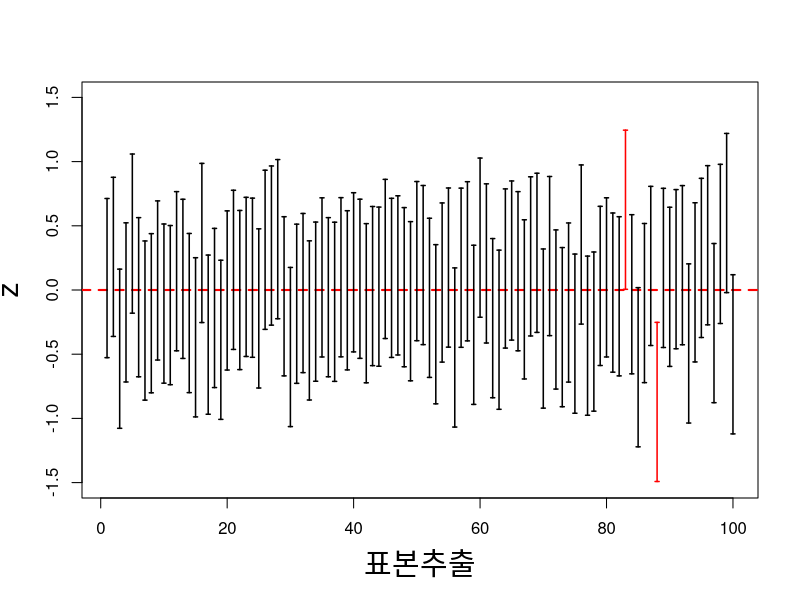
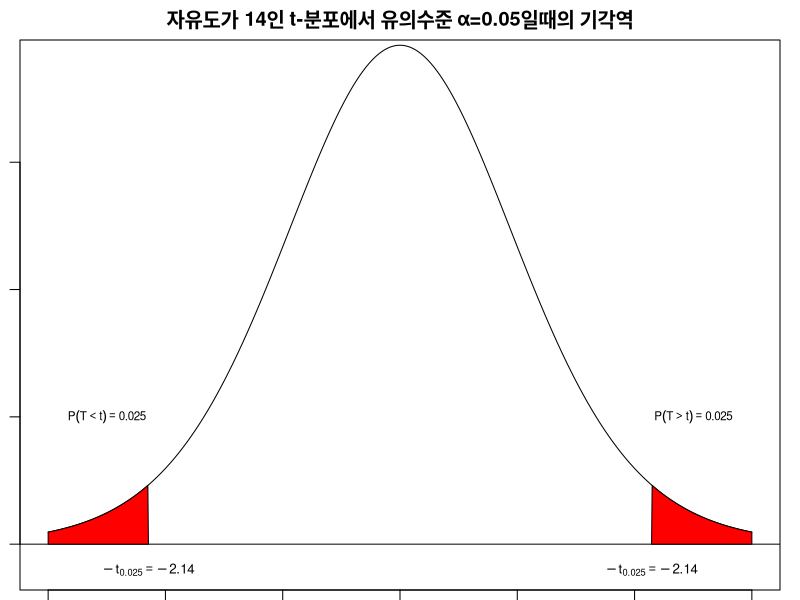
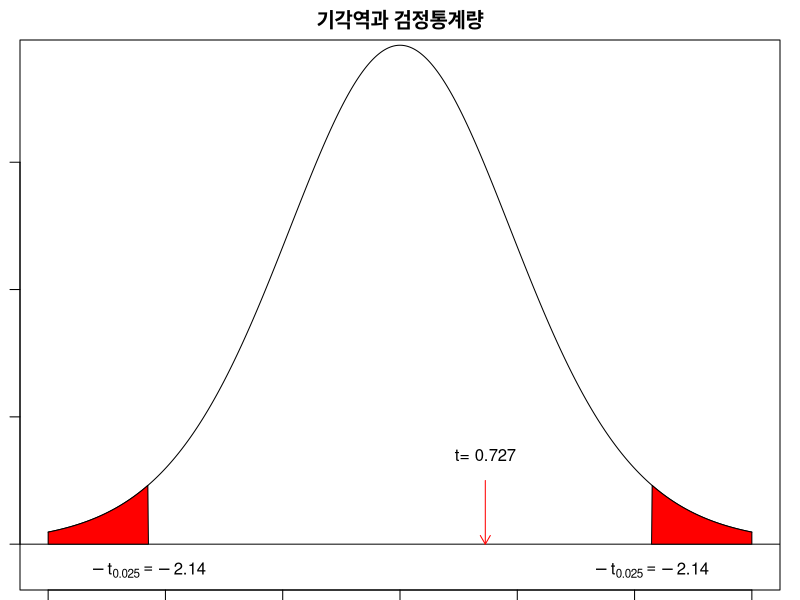

Generate these figures, in order, with R:
# 7일차 수업 - 20191207(토)
# 빅데이터 분석 심화

##### 2. 구간 추정(interval estimation)
# 1. 구간추정을 위해 표본으로부터 하한과 상한, θL, θU라고 할때, 0<α<1에 대해서 P(θL<θ<θU) = 1-α, 
# 2. 모수 θ에 대한 100*(1-α)%를 신뢰구간(CI, Confidence Interval)
# 3. 신뢰수준은 오류의 확률에 따라 99%(α=0.01), 95%(α=0.05), 90%(α=0.1) 등을 많이 사용, 그 중에서도 95%의 신뢰수준을 가장 많이 사용, α는 오차값

### 1. 모집단의 분산을 알 때 모평균의 구간 추정 : 표준정규분포를 따르는 확률변수 Z를 사용
# 표본평균의 분포 X를 표준정규분포로 변환한 100*(1-α)%, 신뢰구간 하한 θL=-z(a/2), 신뢰구간 상한 θU=z(a/2)
# P(θL<θ<θU) = P(-z(a/2) <  z < z(a/2)) = 1-α

# 모평균의 95% 신뢰구간
# 1. 신뢰구간의 하한 θL=-z(a/2)=0.025, 신뢰구간 상한 θU=z(a/2)=0.025
# 2. -z(a/2)는 표준정규분포에서 P(Z<-z)=0.025인 값으로 약 -1.96, z(a/2)는 표분정규분포에서 P(Z>z)=0.025인 값으로 약 1.96
# 3. 모평균에 대한 95% 신뢰구간은 하한으로는 (표본평균)-(1.96배의 표본오차), 상한으로는 (표본평균)+(1.96배의 표본오차)를 갖는 구간

# 문제4) 표본정규분포로부터 10개의 표본을 뽑아 95% 신뢰구간을 구하는 것을 100번 반복했을 때, 몇 개의 신뢰수준이 모평균 0을 포함하고 있을지 알아봄

n <- 10 # 표본
x <- 1:100
y <- seq(-3, 3, by=0.01)
smps <- matrix(rnorm(n*length(x)), ncol=n); smps

# 각 행별로 mean() 함수를 적용한 결과
xbar <- apply(smps, 1, mean); xbar
se <- 1/sqrt(10) # 표준오차(standard error)
alpha <- 0.05 # 오차의 확률
z <- qnorm(1-alpha/2) # 하한의 -z와 상한의 z 사이의 면적이 되는 z의 값
ll <- xbar - z * se; ll # 하한
ul <- xbar + z * se; ul # 상한

plot(y, type="n", xlab="표본추출", ylab="z", xlim=c(1, 100), ylim=c(-1.5, 1.5), cex.lab=1.8)
abline(h=0, col="red", lwd=2, lty=2)
l.c <- rep(NA, length(x)) # 초기화
l.c <- ifelse(ll*ul > 0, "red", "black");
arrows(1:length(x), ll, 1:length(x), ul, code=3, angle=90, length=0.02, col=l.c, lwd=1.5)

### 2. 모집단의 분산을 모를 때 모평균의 구간추정 : t분포
# 모집단이 알수 없는 평균 μ와 분산 σ²을 모수로 갖는 정규분포를 따를 때, 이로부터 추출한 n개의 확률표본 X1, X2, X3......Xn개의 표본분포 X는 t분포를 따름.
# 즉, 분산을 모르는 경우 X는 t-분포의 통계량 T를 따르고, 이때의 자유도는 (표본의 갯수-1), 즉 (n-1)

# 문제5) 모평균에 대한 95% 신뢰구간(모분산을 모를 때)
# 모자를 제작하는 회사에서 초등학교 신입생들을 대상으로 모자를 제작하려고 함. 만7세 어린이 중에서 부모의 동의를 얻은 학생 중에서 10명을 임의추출하여 머리둘레를 측정

smp <- c(520, 498, 481, 512, 515, 542, 520, 518, 527, 526) # 머리둘레

# 함수로 생성
ci.t <- function(x, alpha=0.05) {
  n <- length(x)
  m <- mean(x)
  s <- sd(x)
  t <- qt(1-(alpha/2), df=n-1)
  ll <- m - t*(s/sqrt(n))
  ul <- m + t*(s/sqrt(n))
  ci <- c(1-alpha, ll, m, ul)
  names(ci) <- c("Confidence Level" , "Low Limit" , "Mean", "Upper Limit")
  return (ci)
}

ci.t(smp) # 오차확률의 기본값이 0.05를 적용, 신뢰수준은 95%
#Confidence Level        Low Limit             Mean      Upper Limit 
#0.95           503.98           515.90           527.82 

ci.t(smp, 0.01) # 오차확률 0.01을 적용, 신뢰수준은 99%
#Confidence Level        Low Limit             Mean      Upper Limit 
#0.9900         498.7756         515.9000         533.0244 

ci.t(smp, 0.1) # 오차확률 0.1을 적용, 신뢰수준은 90%
#Confidence Level        Low Limit             Mean      Upper Limit 
#0.9000         506.2408         515.9000         525.5592

####################
##### 가설검정
# 추정 - 모수의 참값을 알고 싶을 때 사용하는 방법
# 가설검정 - 모수의 상태가 어떤 상태인지를 결정하는 방법

# 가설(hypothesis) : 모집단의 특성에 대한 주장
# 가설검정(hypothesis testing) 
# - 모수에 상태에 대한 여러 주장들 중에서 어떤 주장을 사실로 받아들일지를 결정하는 과정
# - 가설에 대해 표본으로부터 얻은 정보를 바탕으로 이르 채택할 지, 기각할 지를 판단함으로써 모집단의 상태에 대해 결정하는 과정

# < 가설검정의 단계 <
# 1단계 - 가설 수립
# 2단계 - 표본으로부터 검정 통계량을 계산
# 3단계 - 가설 선택의 기준 수립
# 4단계 - 판정

# 예제1) 초등학교 입학생 만7세 남자 어린이의 키가 1220mm이었는데, 현재에도 그 키가 유지되고 있는지를 확인하고자 함.
# (1단계) 가설 수립

# 영가설(귀무가설, null hypothesis, H0) : 주로 기존에 알려진 것과 차이가 없음을 주장하는 가설
# 대안가설(대립가설, 연구가설, alternative hypothests, H1) : 기존에 알려진 것과 차이가 있음을 주장하는 가설
# 영가설 대안가설은 모수의 상태를 나누어 가지는 것으로 배반 사건이 됨.
# 모수는 이 두 가지 가설 중에 하나를 따르게 되어, 연구자가 밝히고자 하는 가설은 대안가설임. 따라서 연구자는 밝히고자 하는 가설인 대안가설을 참으로 가정하고 검정을 진행하는 것이 아니라, 영가설이 참이라는 가정하에 검정을 진행함.
# 검정의 결론은 영가설이 참이라는 가정하에 참과 거짓의 여부로 모수의 상태가 영가설을 따르는지를 결정하는 것. 

# < 영가설, 대안가설의 수립 예 >
# 영가설(H0) : 만7세 남자 어린이의 평균 키는 1220mm이다. μ키 = 1220mm
# 대안가설(H1) : 만7세 남자 어린이의 평균 키는 1220mm가 아니다. μ키 ≠ 1220mm

# (2단계) 표본으로부터 검정을 위한 통계량 계산
# 1. 모집단은 '만7세 남자 어린이'이고, 평균에 대한 가설검정을 하는 경우 (모집단이 한 개일 경우의 가설검정)
# 2. 한 개의 모집단 특성의 평균에 대한 검정에서 사용하는 검정통계량은 모집단의 분산을 모를 때 사용하는 T 통계량(t-분포)을 사용함.
# 3. Xbar는 표본평균은 1230.533, s는 표본표준편차 54.186, n은 표본 갯수는 15, μ0는 우리가 알고자 하는 모평균으로 1220이 됨.
# 4. T = (Xbar - μ0) / (s / √n) = (1230.533 - 1220) / (54.186 / √15) ≒ 0.753

height <- c(1196, 1340, 1232, 1184, 1295, 1247, 1201, 1182, 1192, 1287, 1159, 1160, 1243, 1264, 1276)
Xbar <- mean(height); Xbar # [1] 1230.533
s <- sd(height); s # [1] 54.18601

# (3단계) 가설 선택의 기준 수립 : 유의수준과 기각역

# 가설 선택의 오류 : 가설검정을 통해 앞의 두 가설 중에서 하나를 선택했을 때의 오류
# 실제 영가설이 참일 때 가설검정을 통해 영가설을 채택하거나, 실제 대안가설이 참일 때 가설검정을 통해 대안가설을 채택하는 경우는 올바를 결정을 내린 것이고, 오류는 올바른 결정을 내리지 못한 경우

# 오류의 종류
# 1. 제1종 오류 : 영가설이 참인데 대안가설을 선택하는 경우
# 2. 제2종 오류 : 영가설이 거짓인데 영가설을 선택하는 경우

# 두 오류를 줄이는 것이 바람직하지만, 표본의 크기가 동일할 때, 하나의 오류를 줄이면 다른 오류가 커지는 관계를 가지고 았어서 오류를 전부 줄일 수는 없음. 이러한 관계 때문에 두 가지 오류 중에서 상황을 좀더 심각하게 할 수 있는 하나의 오류를 선택하여 관리하고 다른 오류를 최소화하는 검정을 실시하여야 함.

# 두 가지 오류에 관한 예
# 국민참여재판을 신청한 피고인 A씨에 대한 법정공방이 벌어지고, 변호인은 무죄라고 주장을 하고 있음. 판사는 A씨의 범죄에 대해 무죄 혹은 유죄를 판결함에 있어, 유죄인 상태를 영가설, 무죄인 상태를 대안가설이라고 하면 잘못된 판결은 두 가지가 있을 수 있음.
# 1. 실제로 유죄이지만, 무죄 판결을 받아 사회로 돌아감. (제1종 오류)
# 2. 실데로는 무죄이지만, 유죄 판결을 받아 양형에 따른 수감생활을 하게 됨. (제2종 오류)
# 이 두가지 잘못된 판결에 대해 어떤 판결이 더 큰 문제가 되는 것인가? 
# - 무죄이나 억울한 옥살이를 하는 제2종 오류도 문제이지만, 유죄인데 죄값을 치르지 않고, 사회에 나와서 사회생활을 하게 되는 제1종 오류가 더 큰 문제가 될 수 있음.

# 유의수준(significance level) : 가설검정에서 제1종 오류를 범할 확률의 최대허용한계, α로 표기
# 유의수준이 α인 검정 : 제1종 오류를 범할 확률이 α이하인 검정
# 유의수준은 연구에 따라 0.1, 0.05, 0.01 등이 있으나, 통상적으로는 0.05를 많이 사용함.

# 유의수준의 역할 : 기각역 수립
# 유의수준은 오류를 발생할 확률로써 이는 영가설 하에서 생성되는 표본분포에서의 확률

# < 유의수준의 예 >
# 만7세 남자 어린이 평균 키에 대한 가설검정에서의 유의수준과 역할
# 대안가설(H1) : 만7세 남자 어린이의 평균 키는 1220mm가 아니다. μ키 ≠ 1220mm
# 이 대안가설을 만족하는 상황은 검정통계량 T가 1220mm보다 현저히 작은 경우(T<cl)와 1220mm보다 현저히 큰 경우(T>cu)의 두 가지 경우이고, '~보다 크다, ~보다 작다'는 상대적인 개념이므로 기준이 되는 값이 필요하고, 유의수준은 바로 그 기준을 제시하는 역할을 함.

# 1. 작은 쪽의 기준은 cl이라 할 때, cl은 영가설 하의 분포에서 P(T<cl) = α/2가 되게 하는 값
# 2. 큰 쪽의 기준은 cu이라 할 때, cu은 영가설 하의 분포에서 P(T>cu) = α/2가 되게 하는 값
# 3. 이 기준에 따라 α=0.05라고 했을 때, 작은 쪽의 확률이 0.025가 되게 하는 영가설 하에서 분포값(cl), 자유도가 14(15-1)인 t-분포로 약 -2.14가 됨.
qt(0.025, df=14) # [1] -2.144787
# 4. 또한, 큰 쪽으ㅣ확률이 0.025가 되게 하는 영가설 하의 분포값(cu)은 t-분포의 좌우대칭을 이용하여 약 2.14가 됨.

# 임계값(critical value) : cl = -2.14, cu = 2.14
# 기각역(rejecttion region) : 분포의 중앙을 중심으로 임계값 바깥쪽의 영역, T<cl, T>cu
# 채택역(acceptance region) : 분포에서 기각역이 아닌 경우의 영역, cl < T < cu

# 문제) 자유도가 14인 t-분포에서 유의수준 α=0.05일때의 기각역
par(mar=c(0.5, 1, 2, 1))
x <- seq(-3, 3, by=0.01)
y <- dt(x, df=14)
plot(x, y, type="l", ylim=c(-0.02, 0.38), xlab="t", main="자유도가 14인 t-분포에서 유의수준 α=0.05일때의 기각역")
abline(h=0)
alpha <- 0.05
ul <- qt(1-(alpha/2), df=14); ul # [1] 2.144787, 상한
ll <- -ul; ll # [1] -2.144787, 하한
polygon(c(-3, x[x<ll], ll), c(0, y[x<ll], 0) , col="red") # 기각역 하한
polygon(c(ul, x[x>ul], 3), c(0, y[x>ul], 0) , col="red") # 기각역 상한
text(-2.5, 0.1, expression(plain(P)(T<t)==0.025), cex=0.7)
text(2.5, 0.1, expression(plain(P)(T>t)==0.025), cex=0.7)
text(ll, -0.02, expression(-t[0.025]==-2.14), cex=0.8)
text(ul, -0.02, expression(-t[0.025]==-2.14), cex=0.8)

# 기각역에 대한 정리
# - 유의수준을 결정하면 영가설이 참일 때의  표본분포에서 기각역이 수립되고, 이를 바탕으로 표본으로부터 계산한 검정통계량이 기각역에 위치하는지를 살펴서 영가설을 채택할지, 기각할지를 결정함.

# 기각역의 종류
# 기각역을 설정 : 대안가설에 따라 양쪽, 또는 한쪽에 생김
# 1. 양쪽 검정(양측 검정, two-tailed(sided) test) : 양쪽에 기각역을 두고 검정하는 것.
# 2. 한쪽 검정(단측 검정, one-tailed(sided) test) : 한쪽에 기각역을 두고 검정하는 것.

# 검정의 종류에 따른 가설과 기각역, 유의수준
# 1. 양쪽 검정 - H0 : θ = θ0, H1 : θ ≠ θ0, P(T>cu)=α/2, P(T<cl)=α/2
# 2. 한쪽 검정(왼쪽) : H0 : θ ≥ θ0, H1 : θ < θ0, P(T<cl)=α
# 3. 한쪽 검정(오른쪽) : H0 : θ ≤ θ0, H1 : θ > θ0, P(T>cu)=α

height <- c(1196, 1340, 1232, 1184, 1295, 1247, 1201, 1182, 1192, 1287, 1159, 1160, 1243, 1264, 1276)
xbar <- mean(height) # 1230.533
mu0 <- 1220
s <- sd(height) # 54.186
n <- length(height) # 15
t.t <- (xbar - mu0) / (s / sqrt(n-1)); t.t # [1] 0.7273487
alpha <- 0.05

x <- seq(-3, 3, by=0.01) # -2.14478
y <- dt(x, df=n-1)

plot(x, y, type="l", ylim=c(-0.02, 0.38), xlab="t", main="기각역과 검정통계량")
abline(h=0)
ul <- qt(1-(alpha/2), df=n-1) # 2.14478
ll <- -ul
polygon(c(-3, x[x<ll], ll), c(0, y[x<ll], 0), col="red")
polygon(c(ul, x[x>ul], 3), c(0, y[x>ul], 0), col="red")

text(ll, -0.02, expression(-t[0.025]==-2.14))
text(ul, -0.02, expression(-t[0.025]==-2.14))

arrows(t.t, 0.05, t.t, 0, length=0.1, col="red")
text(t.t, 0.07, paste("t=", round(t.t, 3)))

# 정리하면, 검정통계량은 0.727으로 기각역에 존재하지 않음(채택역에 존재). 이는 영가설이 참일 때(μ키 = 1220) 모평균에 대한 표본평균의 분포에서 충분히 발생할 수 있는 경우로서 영가설이 참이라는 가설을 뒤집을 만한 근거가 되지 못함, 따라서 영가설을 채택하고, 대안가설을 기각함.













































































